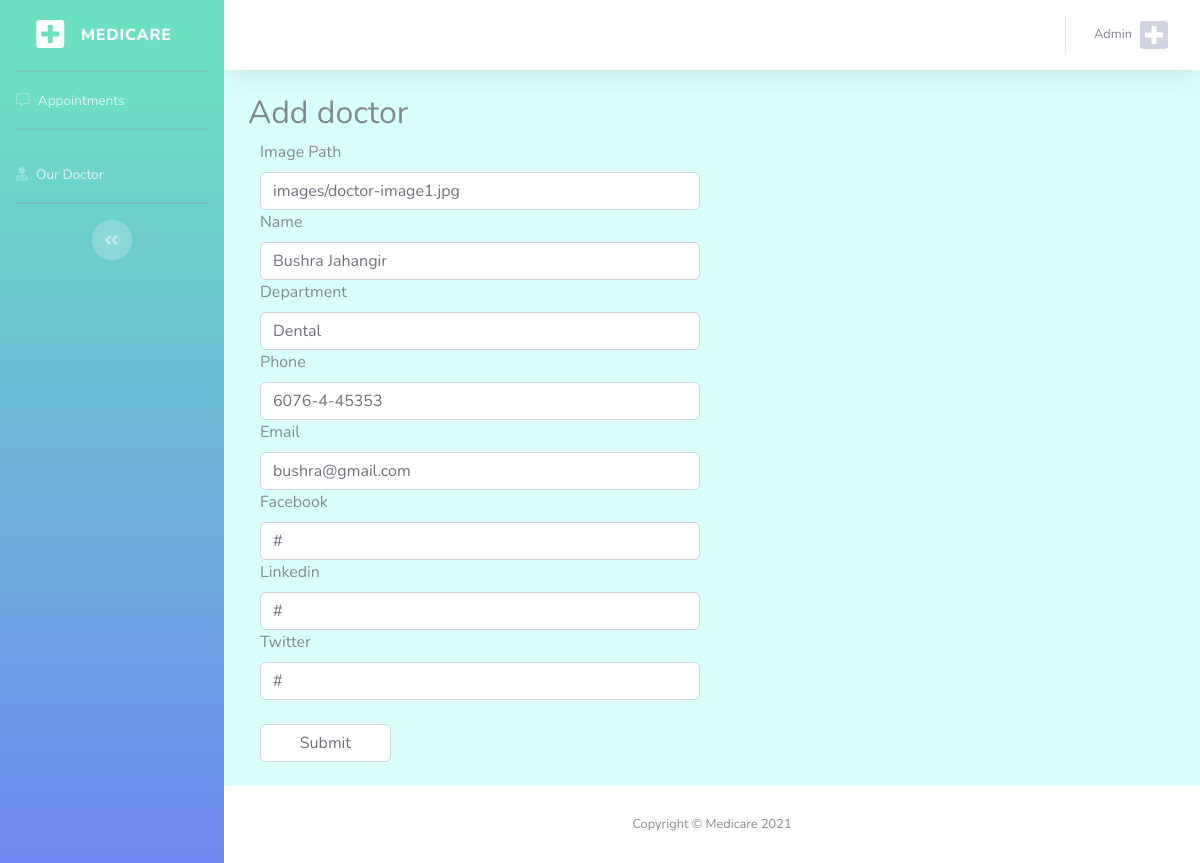
The page /edit.php?odID=2 (signed in) on the database its author committed.
### tables this page shows
CREATE TABLE `ourdoctortable` (
  `odID` int(100) NOT NULL,
  `image` varchar(255) NOT NULL,
  `name` varchar(255) NOT NULL,
  `department` varchar(255) NOT NULL,
  `phone` varchar(255) NOT NULL,
  `email` varchar(255) NOT NULL,
  `facebook` varchar(255) NOT NULL,
  `linkedin` varchar(255) NOT NULL,
  `twitter` varchar(255) NOT NULL
);

### edit.php (the view, shortened to what this page needs)
<?php
include "lib/dbconnect.php";
if(isset($_GET['odID'])){
    $edit_id=$_GET['odID'];
    $select_sql="SELECT odID, image, name, department, phone, email, facebook, linkedin, twitter FROM ourdoctortable WHERE odID=$edit_id";
    $s_query=$connectdb -> query($select_sql);
    if($s_query -> num_rows >0){
        while($f_data=$s_query -> fetch_assoc()){
?>
<!DOCTYPE html>
<html lang="en">
<head>
    <link href="vendor/fontawesome-free/css/all.min.css" rel="stylesheet" type="text/css">
    <link rel="stylesheet" href="css/custom.css">
    <link href="https://cdn.jsdelivr.net/npm/bootstrap@5.0.2/dist/css/bootstrap.min.css" rel="stylesheet"
>
    <link rel="stylesheet" href="https://use.fontawesome.com/releases/v5.15.3/css/all.css"
>
    <link href="css/sb-admin-2.css" rel="stylesheet">
    <link href="vendor/datatables/dataTables.bootstrap4.css" rel="stylesheet">
</head>
<body id="page-top">
    <div id="wrapper">
        <ul class="navbar-nav bg-gradient-primary sidebar sidebar-dark accordion cbg" id="accordionSidebar">
            <a class="sidebar-brand d-flex align-items-center justify-content-center" href="admin.php">
                <div class="sidebar-brand-icon">
                <i class="fas fa-plus-square"></i>
                </div>
                <div class="sidebar-brand-text mx-3">Medicare</div>
            </a>
            <hr class="sidebar-divider my-0">
            <li class="nav-item">
                <a class="nav-link" href="admin.php">
                    <i class="far fa-comment-alt"></i>
                    <span>Appointments</span></a>
            </li>
            <hr class="sidebar-divider">
            <li class="nav-item">
                <a class="nav-link" href="doctor.php">
                <i class="fas fa-user-md"></i>
                    <span>Our Doctor</span></a>
            </li>
            <hr class="sidebar-divider">
            <div class="text-center d-none d-md-inline">
                <button class="rounded-circle border-0" id="sidebarToggle"></button>
            </div>
        </ul>
        <div id="content-wrapper" class="d-flex flex-column">
            <div id="content">
                <nav class="navbar navbar-expand navbar-light bg-white topbar mb-4 static-top shadow">
                    <ul class="navbar-nav ml-auto">
                        <li class="nav-item dropdown no-arrow">
                            <a class="nav-link dropdown-toggle" href="#" id="userDropdown" role="button"
                                data-toggle="dropdown" aria-haspopup="true" aria-expanded="false">
                                <span
                                    class="mr-2 d-none d-lg-inline text-gray-600 small"><?php echo isset($_SESSION['username'])?$_SESSION['username']:""; ?></span>
                                <i class="img-profile cprofile fas fa-plus-square"></i>
                            </a>
                        </li>
                    </ul>
                </nav>
                <div class="container-fluid">
                <form id="appointment-form" role="form" method="post"
                                action="<?php echo $_SERVER['PHP_SELF']; ?>" class="row">
                                <div class="section-title wow fadeInUp" data-wow-delay="0.4s">
                                    <h2>Add doctor</h2>
                                </div>
                                <div class="wow fadeInUp" data-wow-delay="0.8s">
                                    <div class="col-md-6 col-sm-6">
                                        <label for="image">Image Path</label>
                                        <input type="text" value="<?php echo $f_data['image'];?>" class="form-control" id="image" name="image"
                                            placeholder="image path" required>
                                    </div>
                                    <div class="col-md-6 col-sm-6">
                                        <label for="name">Name</label>
                                        <input type="text" class="form-control" value="<?php echo $f_data['name'];?>" id="name" name="dname"
                                            placeholder="name" required>
                                    </div>
                                    <div class="col-md-6 col-sm-6">
                                        <label for="department">Department</label>
                                        <input type="text" class="form-control" value="<?php echo $f_data['department'];?>" id="department" name="ddepartment"
                                            placeholder="department" required>
                                    </div>
                                    <div class="col-md-6 col-sm-6">
                                        <label for="phone">Phone</label>
                                        <input type="text" class="form-control" value="<?php echo $f_data['phone'];?>" id="phone" name="dphone"
                                            placeholder="phone number" required>
                                    </div>
                                    <div class="col-md-6 col-sm-6">
                                        <label for="email">Email</label>
                                        <input type="email" class="form-control" value="<?php echo $f_data['email'];?>" id="email" name="demail"
                                            placeholder="email" required>
                                    </div>
                                    <div class="col-md-6 col-sm-6">
                                        <label for="facebook">Facebook</label>
                                        <input type="text" class="form-control" value="<?php echo $f_data['facebook'];?>" id="facebook" name="facebook"
                                            placeholder="facebook link" required>
                                    </div>
                                    <div class="col-md-6 col-sm-6">
                                        <label for="linkedin">Linkedin</label>
                                        <input type="text" class="form-control" id="linkedin" value="<?php echo $f_data['linkedin'];?>" name="linkedin"
                                            placeholder="linkedin link" required>
                                    </div>
                                    <div class="col-md-6 col-sm-6">
                                        <label for="twitter">Twitter </label>
                                        <input type="text" class="form-control" value="<?php echo $f_data['twitter'];?>"  id="twitter" name="twitter"
                                            placeholder="twitter link" required>
                                    </div>
                                    <div class="col-sm-2 my-4">
                                    <button type="submit" class="form-control" id="submit" name="submit">Submit
                                        </button>
                                    </div>
                                </div>
                            </form>
                </div>
            </div>
            <footer class="sticky-footer bg-white">
                <div class="container my-auto">
                    <div class="copyright text-center my-auto">
                        <span>Copyright &copy; Medicare 2021</span>
                    </div>
                </div>
            </footer>
        </div>
    </div>
</body>
</html>
<?php
        }
    }else{
        header("location:doctor.php");
    }
}
else{
    header("location:doctor.php");
}
?>

### css/custom.css (style rules this page uses)
.cbg { background-image: linear-gradient(180deg, #6ddfc2 10%, #6f87f1 100%) !important; background-size: cover !important; }
.cprofile { font-size: 32px; }

### rows shown on the page
ourdoctortable: image "images/doctor-image1.jpg", dname "Bushra Jahangir", ddepartment "Dental", dphone "6076-4-45353", demail "bushra@gmail.com", facebook "#", linkedin "#", twitter "#"
